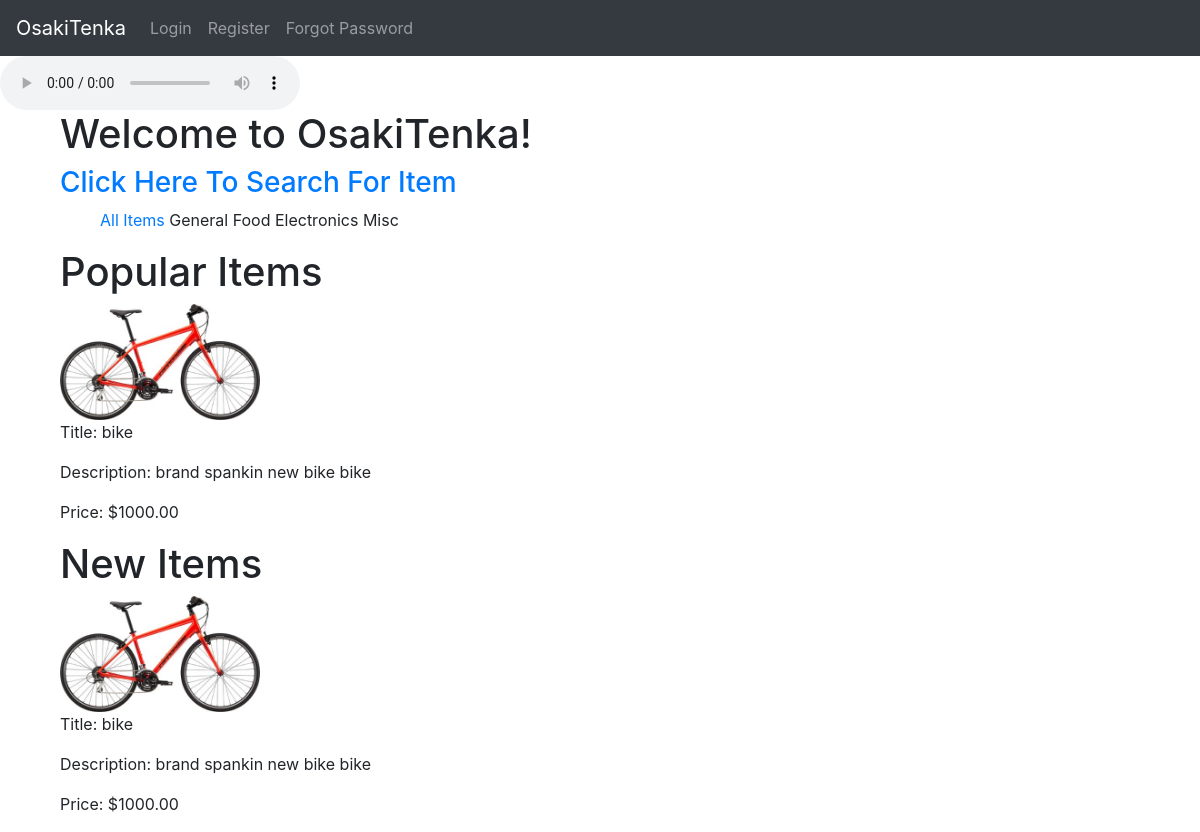
Page /home/ on the earlier database version.
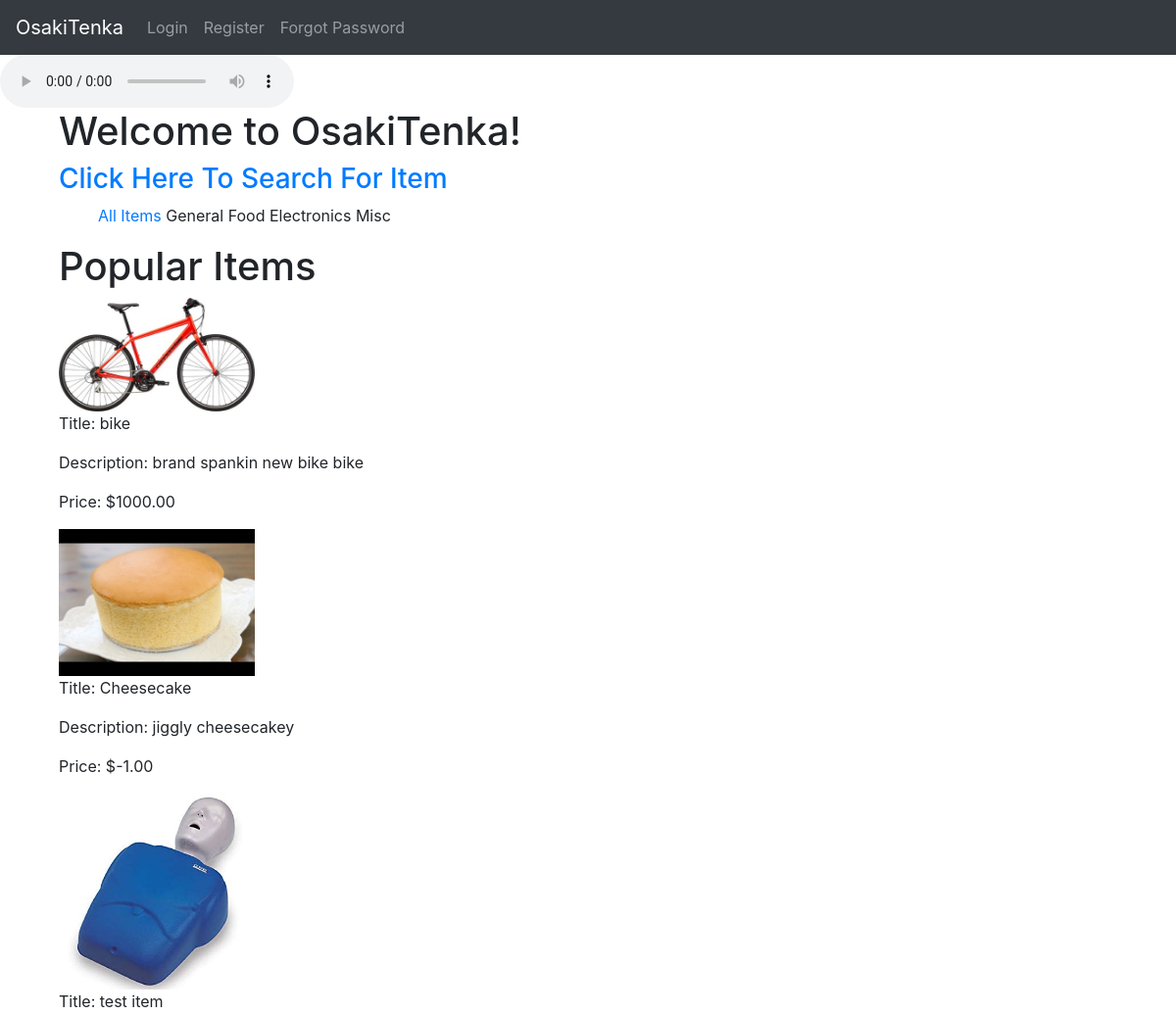
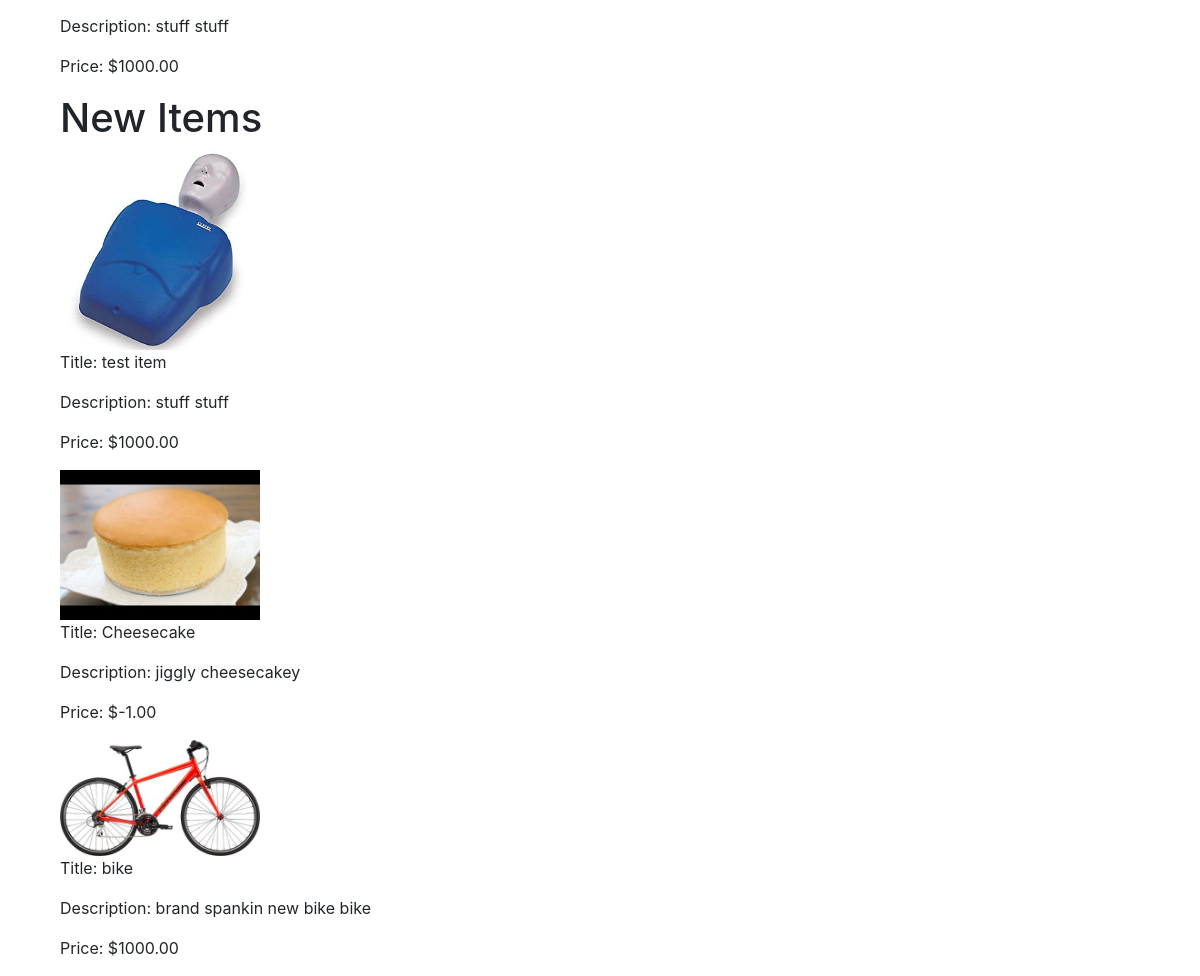
Same page on the later database version (2 pictures, top to bottom).
### products/models.py (models this page shows)
class ProductsImage(models.Model):
	product = models.ForeignKey(Product, related_name='product', on_delete=models.CASCADE)
	image = models.ImageField(upload_to='product_image', blank=True)

class Product(models.Model):
	seller = models.ForeignKey(User, related_name='seller', null=True, on_delete=models.SET_NULL)
	title = models.CharField(max_length=500)
	description = models.CharField(max_length=500, blank=True)
	keywords = models.CharField(max_length=500)
	price = models.DecimalField(max_digits=20, decimal_places=2, validators = [MinValueValidator(decimal.Decimal('0.01'))])
	created_date = models.DateTimeField(auto_now_add=True)
	updated_date = models.DateTimeField(auto_now=True)
	num_purchased = models.IntegerField(default=0)
	num_viewed = models.IntegerField(default=0)
	category = models.CharField(choices = CATEGORY_CHOICES, max_length = 4, default = 'GEN')

### home/views.py (the view, shortened to what this page needs)
# urls.py: path('', HomeView.as_view(), name='home'),
class HomeView(TemplateView):
	template_name = 'home/home.html'
	def get(self, request):
		form = HomeForm()
		posts = Post.objects.all().order_by('-created_date', '-updated_date')
		audio = Audio.objects.get(pk=3)
		items = Product.objects.all().order_by('-num_purchased', '-num_viewed')[:5]
		newitems = Product.objects.all().order_by('-created_date', '-updated_date')[:5]
		itemimg = ProductsImage.objects.all()
		args = {
			'form': form,
			'posts': posts,
			'audio': audio,
			'items': items,
			'newitems': newitems,
			'itemimg': itemimg,
		}
		return render(request, self.template_name, args)

### home/templates/home/home.html (shortened to what this page needs)
{% extends 'base.html' %}
{% block body %}
	<audio controls loop autoplay="{{ audio.audio_file.url }}">
    		<source src="{{ audio.audio_file.url }}" type="audio/mp3">
	</audio>
<div class="container">
	<div class="col-md-8">
		<h1>Welcome to OsakiTenka!</h1>
			<a href= "{% url 'search_item' %}">
				<h3>Click Here To Search For Item</h3>
			</a>
			<ul id="categories">
				<li> <a href = "{% url 'item-list' %}"> All Items </a></li>
				<li > General </li>
				<li > Food </li>
				<li > Electronics </li>
				<li > Misc </li>
			</ul>
			<h1>Popular Items</h1>
			{% for itm in items %}
				{% for itmimg in itemimg %}
				{% if itmimg.product == itm %}
					<a href="{% url 'view_item' pk=itm.id %}">
						<div><img src="{{ itmimg.image.url }}" width="200"></div>
					</a>
				{% endif %}
				{% endfor %}
				<p>Title: {{ itm.title }} </p>
				<p>Description: {{ itm.description }}</p>
				<p>Price: ${{ itm.price }}</p>
			{% endfor %}
			<h1>New Items</h1>
			{% for itm in newitems %}
				{% for itmimg in itemimg %}
				{% if itmimg.product == itm %}
					<a href="{% url 'view_item' pk=itm.id %}">
						<div><img src="{{ itmimg.image.url }}" width="200"></div>
					</a>
				{% endif %}
				{% endfor %}
				<p>Title: {{ itm.title }} </p>
				<p>Description: {{ itm.description }}</p>
				<p>Price: ${{ itm.price }}</p>
			{% endfor %}
	</div>
</div>
{% endblock %}

Differences in the rows shown:
added Product: title "Cheesecake", description "jiggly cheesecakey", price "-1.00"
added ProductsImage: image (placeholder picture)
added Product: title "test item", description "stuff stuff", price "1000.00"
added ProductsImage: image (picture)
